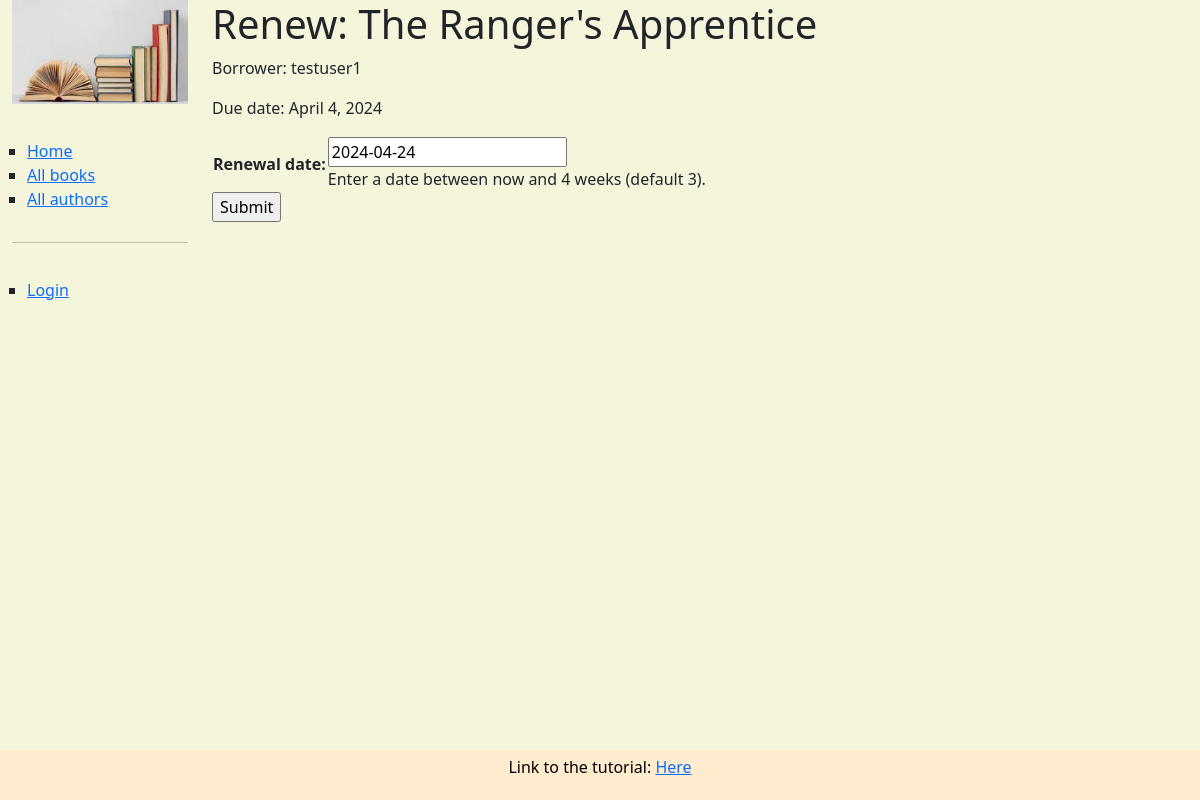
The app's page /catalog/book/2fafe38c-b9f4-48e0-83c9-7946e9b1578f/renew/, older data.
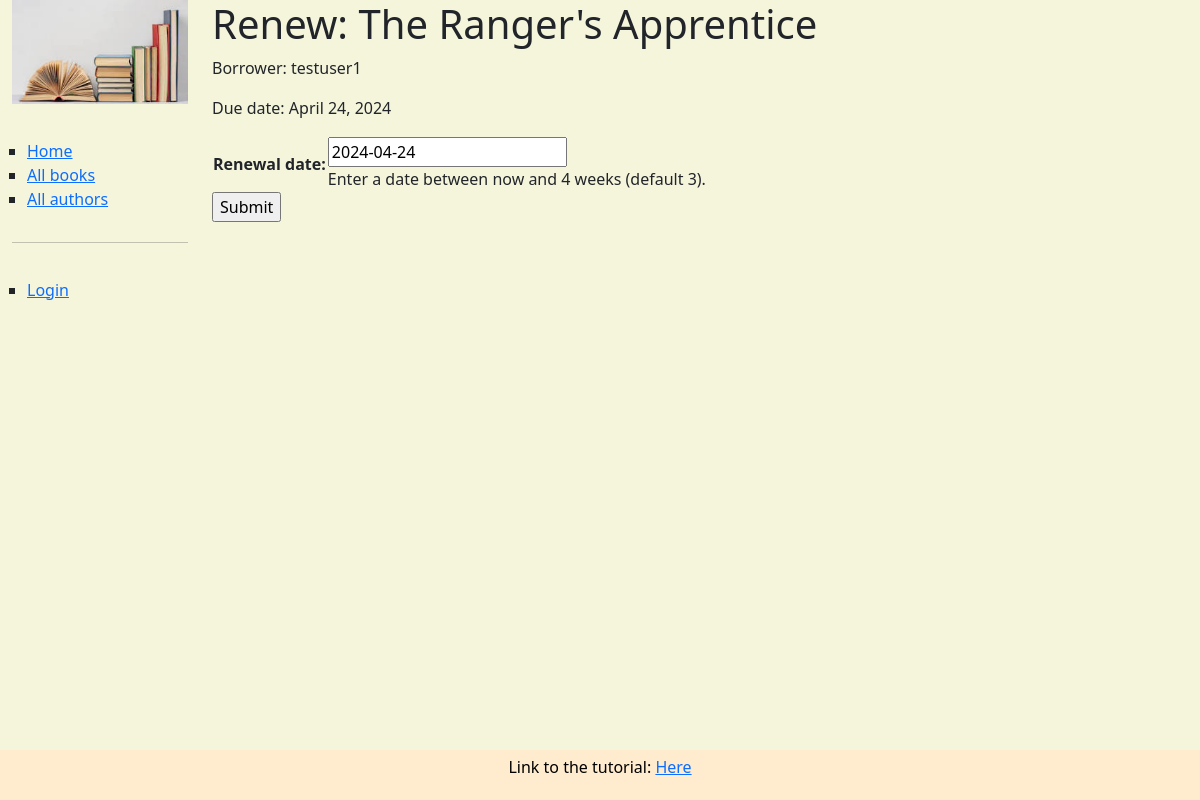
The same page, newer data.
### catalog/models.py (models this page shows, shortened)
class BookInstance(models.Model):
    id = models.UUIDField(primary_key=True, default=uuid.uuid4,
                          help_text="Unique ID for this particular book across whole library")
    book = models.ForeignKey('Book', on_delete=models.RESTRICT, null=True)
    imprint = models.CharField(max_length=200)
    due_back = models.DateField(null=True, blank=True)
    borrower = models.ForeignKey(settings.AUTH_USER_MODEL, on_delete=models.SET_NULL, null=True, blank=True)
    LOAN_STATUS = (
        ('m', 'Maintenance'),
        ('o', 'On loan'),
        ('a', 'Available'),
        ('r', 'Reserved'),
    )
    status = models.CharField(
        max_length=1,
        choices=LOAN_STATUS,
        blank=True,
        default='m',
        help_text='Book availability',
    )
    class Meta:
        ordering = ['due_back']
        permissions = (("can_mark_returned", "Set book as returned"),)
    @property
    def is_overdue(self):
        return bool(self.due_back and date.today() > self.due_back)

### catalog/views.py (the view)
# urls.py: path('book/<uuid:pk>/renew/', views.renew_book_librarian, name='renew-book-librarian'),
def renew_book_librarian(request, pk):
    book_instance = get_object_or_404(BookInstance, pk=pk)
    if request.method == 'POST':
        form = RenewBookForm(request.POST)
        if form.is_valid():
            book_instance.due_back = form.cleaned_data['renewal_date']
            book_instance.save()
            return HttpResponseRedirect(reverse('all-borrowed'))
    else:
        proposed_renewal_date = datetime.date.today() + datetime.timedelta(weeks=3)
        form = RenewBookForm(initial={'renewal_date': proposed_renewal_date})
    context = {
        'form': form,
        'book_instance': book_instance,
    }
    return render(request, 'catalog/book_renew_librarian.html', context)

### catalog/forms.py (shortened to what this page needs)
class RenewBookForm(forms.Form):
    renewal_date = forms.DateField(help_text="Enter a date between now and 4 weeks (default 3).")

### catalog/templates/catalog/book_renew_librarian.html (shortened to what this page needs)
{% extends "base_generic.html" %}
{% block content %}
  <h1>Renew: {{ book_instance.book.title }}</h1>
  <p>Borrower: {{ book_instance.borrower }}</p>
  <p {% if book_instance.is_overdue %} class="text-danger"{% endif %} >Due date: {{ book_instance.due_back }}</p>
  <form action="" method="post">
    <table>
    {{ form.as_table }}
    </table>
    <input type="submit" value="Submit">
  </form>
{% endblock %}

Row changes from the older to the newer data that the page shows:
changed BookInstance "testuser1": due_back "April 4, 2024" → "April 24, 2024"
